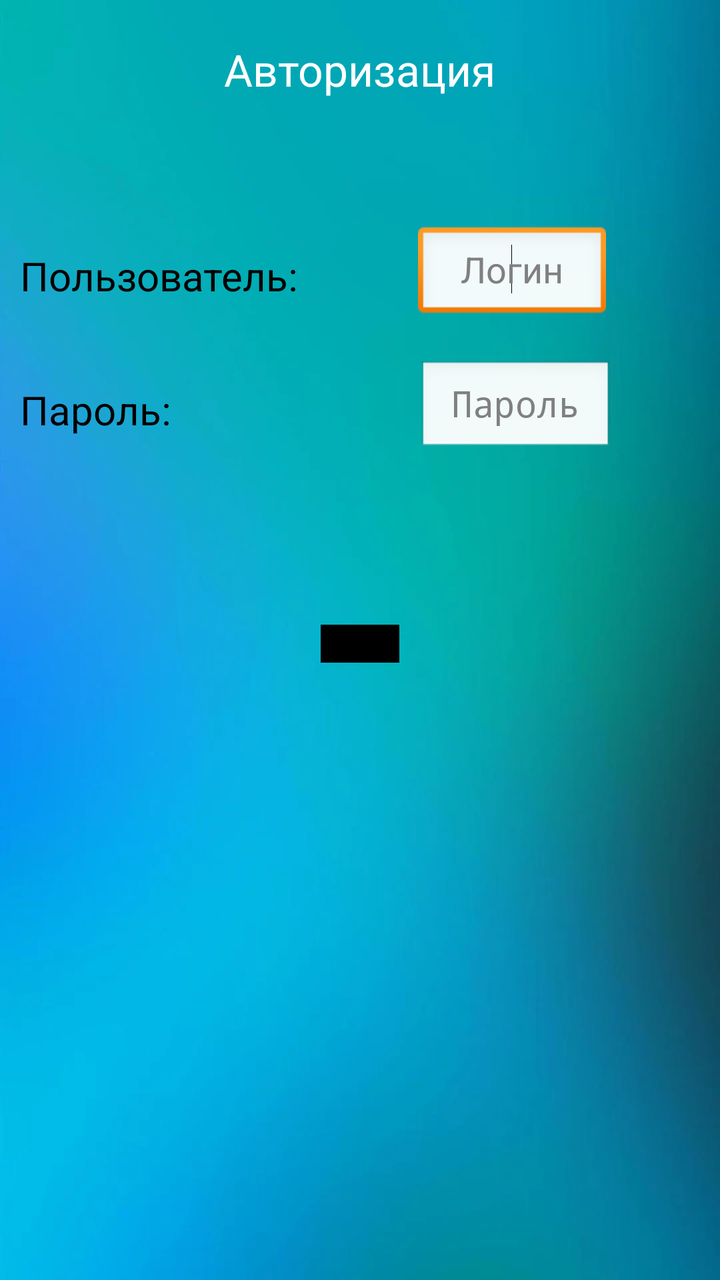
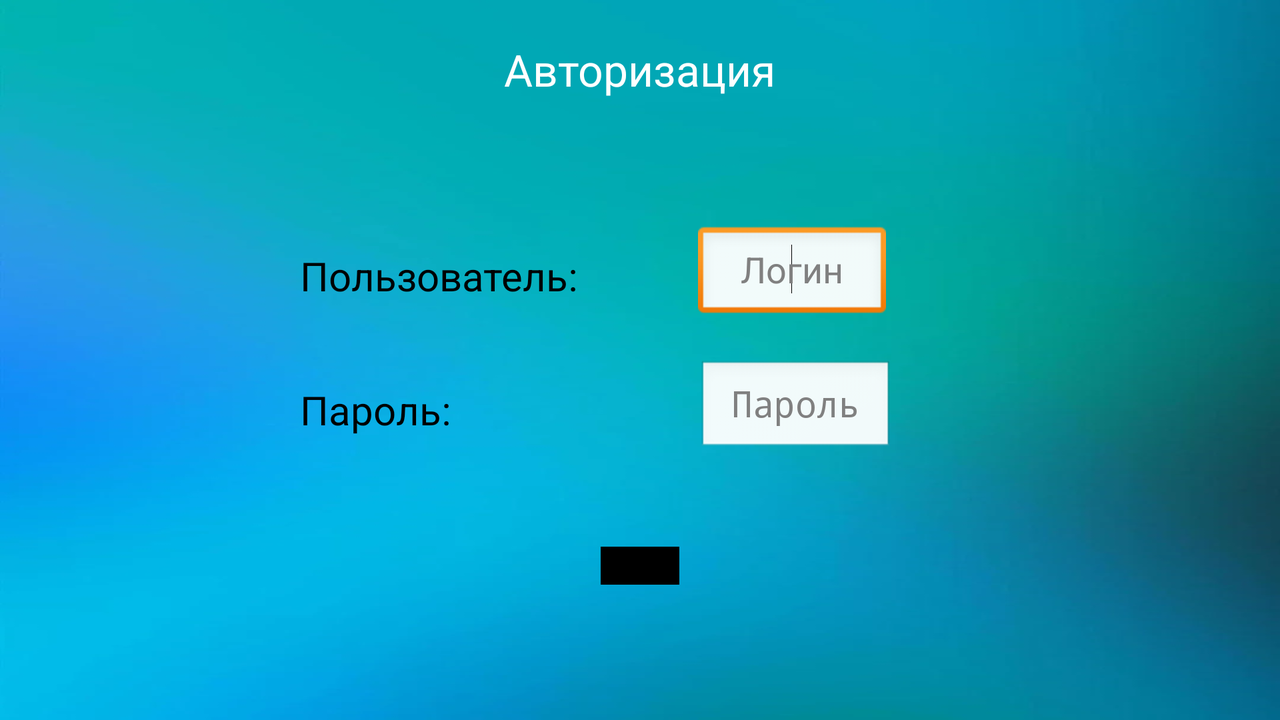

An Android layout and its configuration variant, each rendered on a device that would load it. The default file and the variant file are quoted in full after the pictures.
<!-- AndroidManifest.xml: application theme Theme.Sign_In_TurinAB -->
<!-- res/layout/activity_main.xml -->
<RelativeLayout xmlns:android="http://schemas.android.com/apk/res/android"
    xmlns:app="http://schemas.android.com/apk/res-auto"
    android:layout_width="match_parent"
    android:layout_height="match_parent"
    android:background="@drawable/bg"
    android:theme="@android:style/Theme.Black.NoTitleBar"

    >

    <TextView
        android:id="@+id/Login"
        android:layout_width="wrap_content"
        android:layout_height="wrap_content"
        android:layout_alignParentTop="true"
        android:layout_centerHorizontal="true"
        android:layout_marginTop="20dp"
        android:text="Авторизация"
        android:textAppearance="?android:attr/textAppearanceLarge" />

    <TextView
        android:id="@+id/user_text"
        android:layout_width="wrap_content"
        android:layout_height="wrap_content"
        android:layout_below="@+id/Login"
        android:layout_alignParentLeft="true"
        android:layout_marginLeft="10dp"
        android:layout_marginTop="75dp"
        android:text="Пользователь:"
        android:textAppearance="?android:attr/textAppearanceMedium"
        android:textColor="#000000"
        android:textSize="20sp" />

    <EditText
        android:id="@+id/edit_user"
        android:layout_width="94dp"
        android:layout_height="wrap_content"
        android:layout_alignBottom="@+id/user_text"
        android:layout_marginLeft="60dp"
        android:layout_marginBottom="-10dp"
        android:layout_toRightOf="@+id/user_text"
        android:foregroundGravity="clip_vertical"
        android:gravity="center"
        android:hint="Логин">

        <requestFocus />
    </EditText>

    <TextView
        android:id="@+id/password_text"
        android:layout_width="wrap_content"
        android:layout_height="wrap_content"
        android:layout_below="@+id/user_text"
        android:layout_alignLeft="@+id/user_text"
        android:layout_marginTop="40dp"
        android:text="Пароль:"
        android:textAppearance="?android:attr/textAppearanceMedium"
        android:textColor="#000000"
        android:textSize="20sp" />

    <EditText
        android:id="@+id/edit_password"
        android:layout_width="wrap_content"
        android:layout_height="wrap_content"
        android:layout_alignLeft="@+id/edit_user"
        android:layout_alignRight="@+id/edit_user"
        android:layout_alignBottom="@+id/password_text"
        android:layout_marginRight="-4dp"
        android:layout_marginBottom="-10dp"
        android:gravity="center"
        android:hint="Пароль"
        android:inputType="textPassword" />

    <TextView
        android:id="@+id/attempts"
        android:layout_width="wrap_content"
        android:layout_height="wrap_content"
        android:layout_below="@+id/password_text"
        android:layout_alignLeft="@+id/password_text"
        android:layout_marginTop="40dp"
        android:text="Попыток:"
        android:textAppearance="?android:attr/textAppearanceMedium"
        android:textColor="#F44336"
        android:visibility="invisible" />

    <Button
        android:id="@+id/button_login"
        android:layout_width="wrap_content"
        android:layout_height="wrap_content"
        android:layout_below="@+id/edit_password"
        android:layout_centerHorizontal="true"
        android:layout_marginTop="94dp"
        android:background="#000000"
        android:backgroundTint="#000000"
        android:foregroundTint="#F80606"
        android:onClick="Login"
        android:text="Войти"
        app:rippleColor="#975353" />

    <TextView
        android:id="@+id/number_of_attempts"
        android:layout_width="wrap_content"
        android:layout_height="wrap_content"
        android:layout_alignTop="@+id/attempts"
        android:layout_alignRight="@+id/user_text"
        android:layout_marginStart="15dp"
        android:layout_marginTop="3dp"
        android:layout_toEndOf="@+id/attempts"
        android:textColor="#F44336"
        android:visibility="invisible" />

    <TextView
        android:id="@+id/login_locked"
        android:layout_width="wrap_content"
        android:layout_height="wrap_content"
        android:layout_alignStart="@+id/attempts"
        android:layout_alignLeft="@+id/attempts"
        android:layout_alignRight="@+id/edit_password"
        android:layout_alignParentEnd="true"
        android:layout_alignParentBottom="true"
        android:layout_marginBottom="80dp"
        android:textAlignment="center"
        android:textAppearance="?android:attr/textAppearanceMedium"
        android:visibility="invisible" />

</RelativeLayout>
<!-- resources referenced by this layout -->
<resources>
  <!-- drawable bg: png bitmap (drawable-v24, 16922 bytes) -->
  <style name="Theme.Sign_In_TurinAB" parent="Theme.MaterialComponents.DayNight.NoActionBar">
          
          <item name="colorPrimary">@color/purple_500</item>
          <item name="colorPrimaryVariant">@color/purple_700</item>
          <item name="colorOnPrimary">@color/white</item>
          
          <item name="colorSecondary">@color/teal_200</item>
          <item name="colorSecondaryVariant">@color/teal_700</item>
          <item name="colorOnSecondary">@color/black</item>
          
          <item name="android:statusBarColor" tools:targetApi="l">?attr/colorPrimaryVariant</item>
          
      </style>
</resources>
<!-- res/layout-land/activity_main.xml (the author's variant of the layout above) -->
<!-- drawn on the phone turned sideways -->
<RelativeLayout xmlns:android="http://schemas.android.com/apk/res/android"
    xmlns:app="http://schemas.android.com/apk/res-auto"
    android:layout_width="match_parent"
    android:layout_height="match_parent"
    android:background="@drawable/bg"
    android:theme="@android:style/Theme.Black.NoTitleBar"

    >

    <TextView
        android:id="@+id/Login"
        android:layout_width="wrap_content"
        android:layout_height="wrap_content"
        android:layout_alignParentTop="true"
        android:layout_centerHorizontal="true"
        android:layout_marginTop="20dp"
        android:text="Авторизация"
        android:textAppearance="?android:attr/textAppearanceLarge" />

    <TextView
        android:id="@+id/user_text"
        android:layout_width="wrap_content"
        android:layout_height="wrap_content"
        android:layout_below="@+id/Login"
        android:layout_alignParentLeft="true"
        android:layout_marginLeft="150dp"
        android:layout_marginTop="75dp"
        android:text="Пользователь:"
        android:textAppearance="?android:attr/textAppearanceMedium"
        android:textColor="#000000"
        android:textSize="20sp" />

    <EditText
        android:id="@+id/edit_user"
        android:layout_width="94dp"
        android:layout_height="wrap_content"
        android:layout_alignBottom="@+id/user_text"
        android:layout_marginLeft="60dp"
        android:layout_marginBottom="-10dp"
        android:layout_toRightOf="@+id/user_text"
        android:foregroundGravity="clip_vertical"
        android:gravity="center"
        android:hint="Логин">

        <requestFocus />
    </EditText>

    <TextView
        android:id="@+id/password_text"
        android:layout_width="wrap_content"
        android:layout_height="wrap_content"
        android:layout_below="@+id/user_text"
        android:layout_alignLeft="@+id/user_text"
        android:layout_marginTop="40dp"
        android:text="Пароль:"
        android:textAppearance="?android:attr/textAppearanceMedium"
        android:textColor="#000000"
        android:textSize="20sp" />

    <EditText
        android:id="@+id/edit_password"
        android:layout_width="wrap_content"
        android:layout_height="wrap_content"
        android:layout_alignLeft="@+id/edit_user"
        android:layout_alignRight="@+id/edit_user"
        android:layout_alignBottom="@+id/password_text"
        android:layout_marginRight="-4dp"
        android:layout_marginBottom="-10dp"
        android:gravity="center"
        android:hint="Пароль"
        android:inputType="textPassword" />

    <TextView
        android:id="@+id/attempts"
        android:layout_width="wrap_content"
        android:layout_height="wrap_content"
        android:layout_below="@+id/password_text"
        android:layout_alignLeft="@+id/password_text"
        android:layout_marginTop="30dp"
        android:text="Попыток:"
        android:textAppearance="?android:attr/textAppearanceMedium"
        android:textColor="#F44336"
        android:visibility="invisible" />

    <Button
        android:id="@+id/button_login"
        android:layout_width="wrap_content"
        android:layout_height="wrap_content"
        android:layout_below="@+id/edit_password"
        android:layout_centerHorizontal="true"
        android:layout_marginTop="55dp"
        android:background="#000000"
        android:backgroundTint="#000000"
        android:foregroundTint="#F80606"
        android:onClick="Login"
        android:text="Войти"
        app:rippleColor="#975353" />

    <TextView
        android:id="@+id/number_of_attempts"
        android:layout_width="wrap_content"
        android:layout_height="wrap_content"
        android:layout_alignTop="@+id/attempts"
        android:layout_alignRight="@+id/user_text"
        android:layout_marginStart="15dp"
        android:layout_marginTop="3dp"
        android:layout_toEndOf="@+id/attempts"
        android:textColor="#F44336"
        android:visibility="invisible" />

    <TextView
        android:id="@+id/login_locked"
        android:layout_width="291dp"
        android:layout_height="wrap_content"
        android:layout_alignLeft="@+id/attempts"
        android:layout_alignRight="@+id/edit_password"
        android:layout_alignParentStart="true"
        android:layout_alignParentEnd="true"
        android:layout_marginTop="60dp"
        android:textAlignment="center"
        android:textAppearance="?android:attr/textAppearanceMedium"
        android:visibility="invisible" />

</RelativeLayout>
